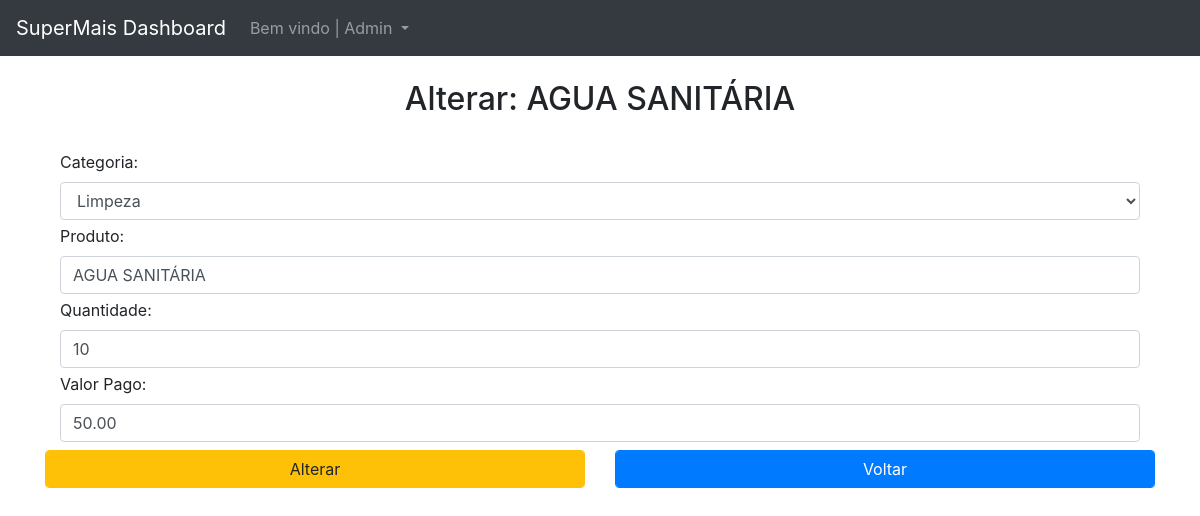
The page /dashboard/produtos/alterar/21 on the database as committed earlier.
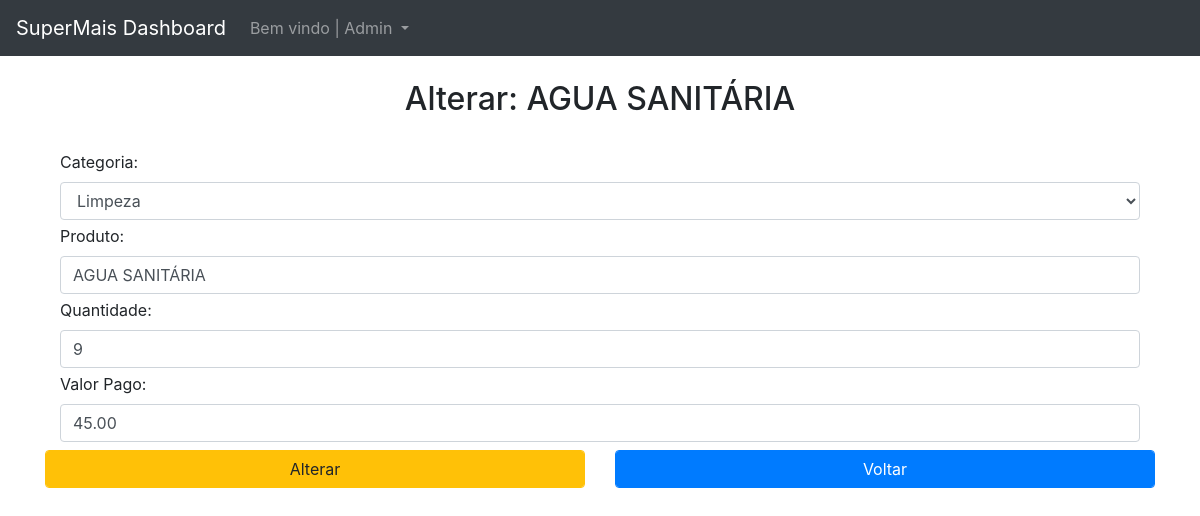
The same page on the database as committed later.
### dashboard/models.py (models this page shows, shortened)
class Produto(models.Model):
    categoria = models.ForeignKey(Categoria, on_delete=models.CASCADE, verbose_name='Categoria')
    nome = models.CharField(max_length=150, unique=True, blank=False, null=False, verbose_name='Produto')
    quantidade = models.IntegerField(blank=False, null=False, verbose_name='Quantidade')
    valor_pago = models.DecimalField(max_digits=6, decimal_places=2, blank=False, null=False,verbose_name='Valor Pago')
    preco_medio = models.DecimalField(default=0.00, max_digits=5, decimal_places=2, blank=False, null=False,verbose_name='Preço de Venda',editable=False)
    data_criada = models.DateTimeField(auto_now_add=True, verbose_name='Criado')
    data_modificacao = models.DateTimeField(auto_now=True,verbose_name='Modificado')
    status = models.BooleanField(default=True, auto_created=True)

### dashboard/views.py (the view)
# urls.py: path('produtos/alterar/<int:id>', dash_produto_update, name='dash_produto_update'),
def dash_produto_update(request,id):
    form = get_instacia(request, id)['form']
    if request.method == 'POST':
        if form.is_valid():
            form_update = form.save(commit=False)
            form_update.nome = str(form_update).upper()
            form_update.preco_medio = calc_vl_medio(request)
            form_update.save()
            return redirect('dash_produtos')
    else:
        return render(request, 'dashboard/produtos/dash_produto_detalhes.html', get_instacia(request,id))

### dashboard/forms.py
class ProdutoForm(forms.ModelForm):
    class Meta:
        model = Produto
        fields = ['categoria','nome','quantidade','valor_pago']
        widgets ={
            'categoria':forms.Select(attrs={'class':'form-control mb-1'}),
            'nome':forms.TextInput(attrs={'class':'form-control mb-1'}),
            'quantidade':forms.NumberInput(attrs={'class':'form-control mb-1','min':'1', 'max':'50'}),
            'valor_pago': forms.NumberInput(attrs={'class':'form-control mb-1','step':'0.01'})
        }

### dashboard/models.py (called while the page is built)
    def __str__(self):
        return self.nome

### dashboard/views.py (called while the page is built)
def get_instacia(request,id):
    contexto = {}
    produto = get_object_or_404(Produto, id=id)
    form = ProdutoForm(request.POST or None, instance=produto)
    contexto['form'] = form
    contexto['produto'] = produto
    return contexto

### dashboard/templates/dashboard/produtos/dash_produto_detalhes.html (shortened to what this page needs)
{% extends 'base.html' %}
{% block navbar %}
{% include 'parciais/_dash_header.html' %}
{% endblock %}
{% block main %}
<div class="container mt-4">
    <div class="row justify-content-md-center">
        <h2>Alterar: {{produto.nome}}</h2>
    </div>
    <div class="row mt-4">
        <div class="col">
            <form action="{% url 'dash_produto_update' produto.id %}" method="POST">
                <div class="form-group col-md-12 mb-2">
                    {{ form }}
                </div>
                <div class="row">
                    <div class="col">
                        <button type="submit" class="form-control btn btn-warning">Alterar</button>
                    </div>
                    <div class="col">
                        <a href="{% url 'dash_produtos' %}" class="form-control btn btn-primary">Voltar</a>
                    </div>
                </div>
            </form>
        </div>
    </div>
</div>
{% endblock %}

Rows that differ between the two databases and show on the page:
changed Produto "AGUA SANITÁRIA": quantidade "10" → "9"; valor_pago "50.00" → "45.00"
